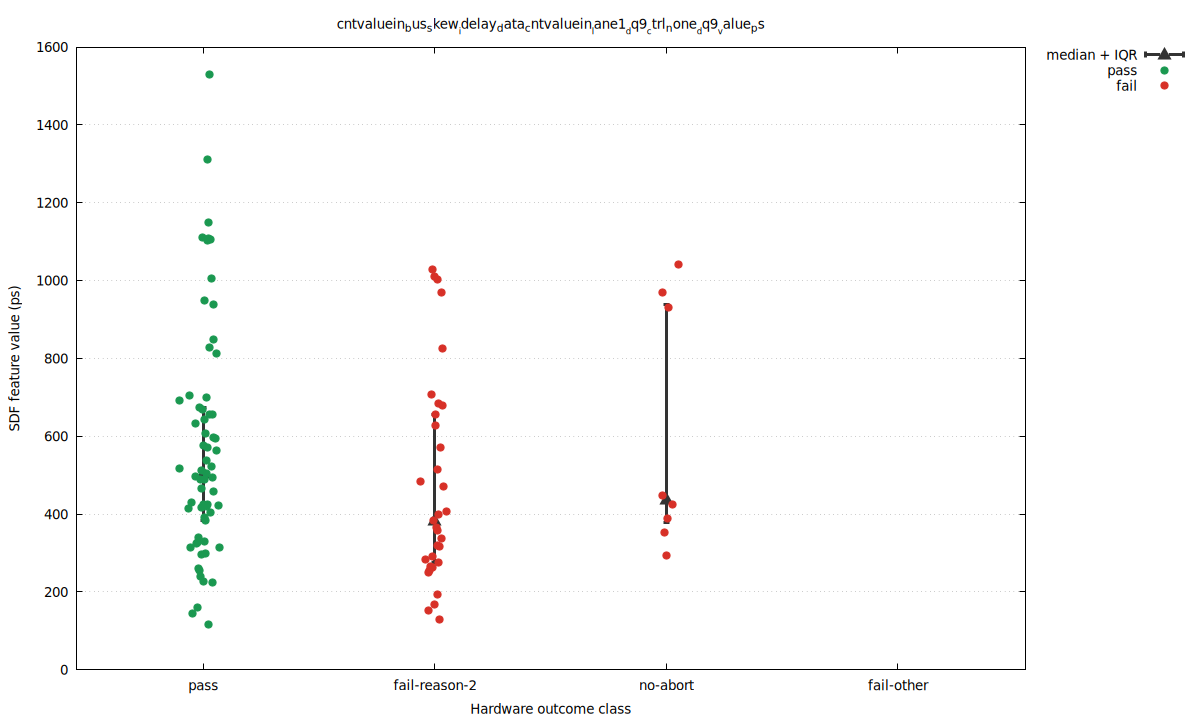

Generate this figure with gnuplot:
set terminal pngcairo size 1200,720 enhanced font 'DejaVu Sans,10'
set output 'baseline_abort2_vs_pass_direct_cntvaluein_bus_skew_idelay_data_cntvaluein_lane1_dq9_ctrl_none_dq9_value_ps_dis.png'
set datafile separator comma
set key outside right top
set grid ytics
set xrange [0.45:4.55]
set xtics ('pass' 1, 'fail-reason-2' 2, 'no-abort' 3, 'fail-other' 4)
set xlabel 'Hardware outcome class'
set ylabel 'SDF feature value (ps)'
set title 'cntvaluein_bus_skew__idelay_data_cntvaluein__lane1__dq9__ctrl_none__dq9__value_ps'
plot \
  'baseline_abort2_vs_pass_direct_cntvaluein_bus_skew_idelay_data_cntvaluein_lane1_dq9_ctrl_none_dq9_value_ps_dis.summary.dat' using 1:4:3:5 with yerrorbars pt 9 ps 1.5 lw 3 lc rgb '#333333' title 'median + IQR', \
  'baseline_abort2_vs_pass_direct_cntvaluein_bus_skew_idelay_data_cntvaluein_lane1_dq9_ctrl_none_dq9_value_ps_dis.dat' using 1:4 with points pt 7 ps 1.2 lc rgb '#1a9850' title 'pass', \
  'baseline_abort2_vs_pass_direct_cntvaluein_bus_skew_idelay_data_cntvaluein_lane1_dq9_ctrl_none_dq9_value_ps_dis.dat' using 1:5 with points pt 7 ps 1.2 lc rgb '#d73027' title 'fail'
